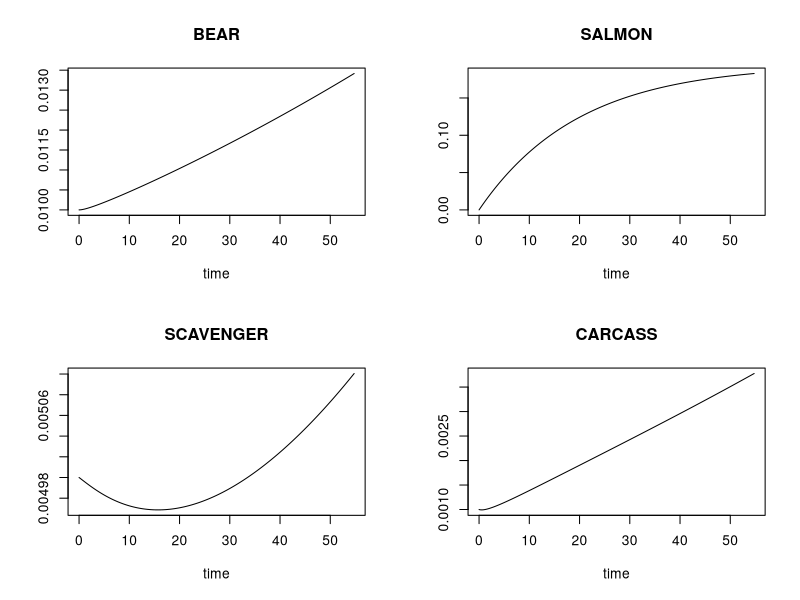
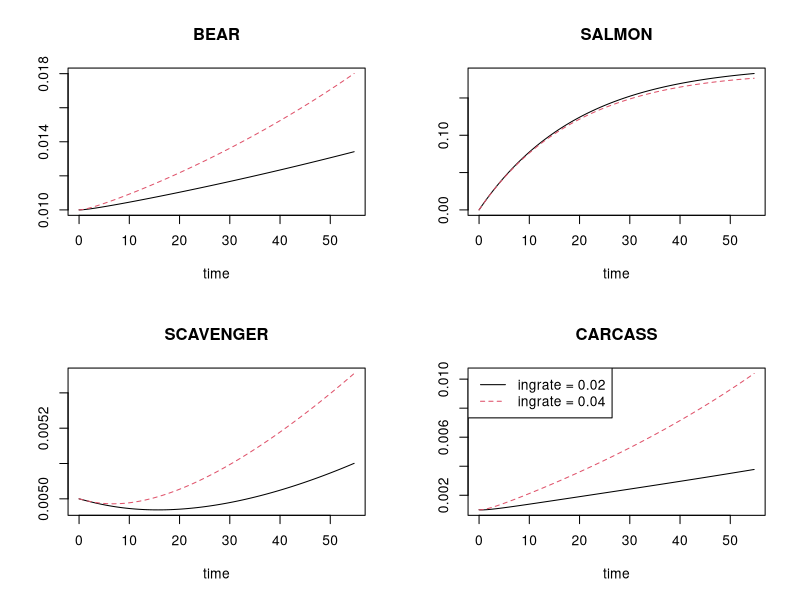

R code for these plots, in order:
## ---- chunk 1
library(deSolve)
Parms <- c (
  area = 1000000, # [m2]
  migrate= 10000, #[kg C/day] amount of salmon entering the river system
  sprate = 0.05,  # [/day] spawning plus death of salmon
  ingrate = 0.02, # [/day] bear ingestion rate
  ksSalmon = 0.01, #[kg c/m2] half saturation coeff for ingestion bear
  huntrate= 0.01/365, # [/day] death by hunting ( and other losses for bear)
  ploss = 0.5,  #[-] the loss fraction of ingested salmon to carcass
  presp = 0.4,  # [-]respired fraction of assimilated mass
  decayrate = 0.001, # [/day] decay rate of carcasses
  scavrate = 0.02,  #[/day] ingestion rate of scavengers
  ksCarcass= 0.002, #[kg C/m2] half saturation coeff for ingestion scavenger
  lossrate = 1/365  #[/day] loss rate of scavengers
)
States <- c (state <-c(BEAR = 0.01, SALMON =0, SCAVENGER = 0.005, CARCASS = 0.001))#units = kgc/m2
## ---- chunk 2
RiverRun <- function(t, state, params) {with (as.list (c(state, params)),{
  #rate expressions describing sources abd sinks- all in units of [kgc/m2/day] the functions are the equations
  Ingestion= ingrate * SALMON / (SALMON + ksSalmon) * BEAR
  Migration = migrate/area
  Spawn_death = sprate * SALMON
  Hunt_death = huntrate* BEAR
  ScavIngest = scavrate * CARCASS/ (CARCASS+ ksCarcass) * SCAVENGER
  Scavloss = lossrate * SCAVENGER
  Decay = decayrate * CARCASS
  
  #Mass balance [kgC/m2/day] for all the state variables which is a result of sources- sinks
  dBEAR = Ingestion * (1-ploss)*(1-presp) - Hunt_death
  dSALMON= Migration - Ingestion - Spawn_death
  dCARCASS = Ingestion*ploss - Decay - ScavIngest + Hunt_death
  dSCAVENGER = ScavIngest * (1-ploss)*(1-presp) -Scavloss
  list(c(dBEAR, dSALMON, dSCAVENGER, dCARCASS)) # means specifying the rate of change which has to be in same order as definition of variables
 
})}
## ---- chunk 3
# to run the model, we need to first define the time steps at which we want to resolve the model.
NYEARS <- 0.15 #number of years of integration
dt <- 0.05 #time step
times <- seq(from =0, to =NYEARS*365, by =dt)
 #using ode from deSolve to solve the model
yini<- States 
for (i in 1:NYEARS) {
  P <- ode (y = yini,
            times =times,
            func = RiverRun,
            parms = Parms) #func means function to integrate and parms means parameters
yini <- P[nrow(P), 2: (length (States)+1)]}

#plotting the state variables and output variables
plot(P, mfrow =c(2, 2), which = 1:4 )
## ---- chunk 4
Parms2 <- Parms
Parms2["ingrate"] <- 0.04 # instead of 0.02
yini <- States
for (i in 1: NYEARS){
  P2  <- ode (y = yini,
              times = times,
              func = RiverRun,
              parms = Parms2)
        yini <- P2 [nrow(P2), 2: (length(States)+1)]
}

# Visualizing plot with red color = P2
plot (P, P2, mfrow = c(2, 2), which =1:4)
legend ("topleft", c("ingrate = 0.02", "ingrate = 0.04"), col =1:2, lty = 1:2)
